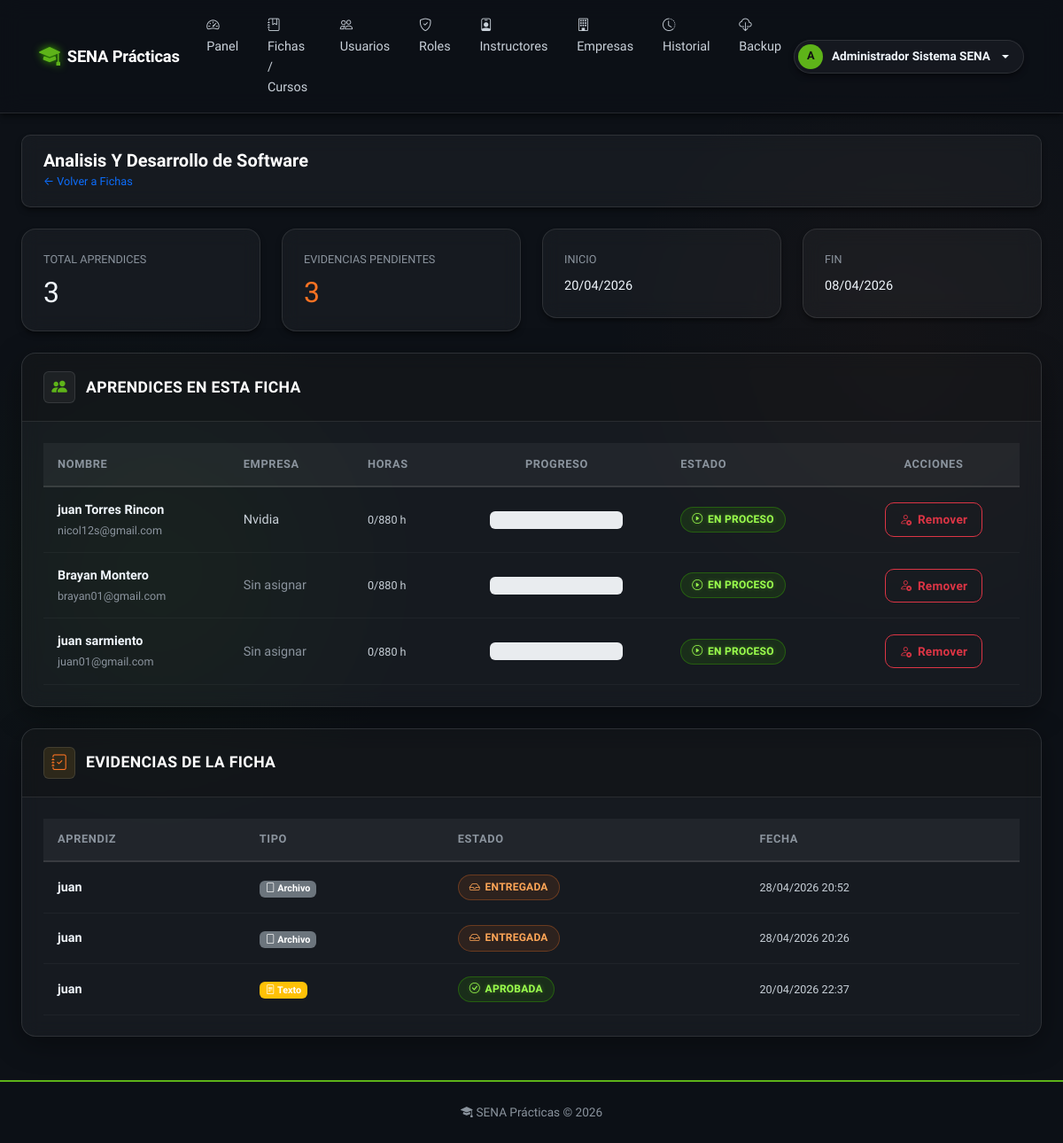
/admin/fichas/1/detalle (signed in), run on an earlier commit of the app's database.
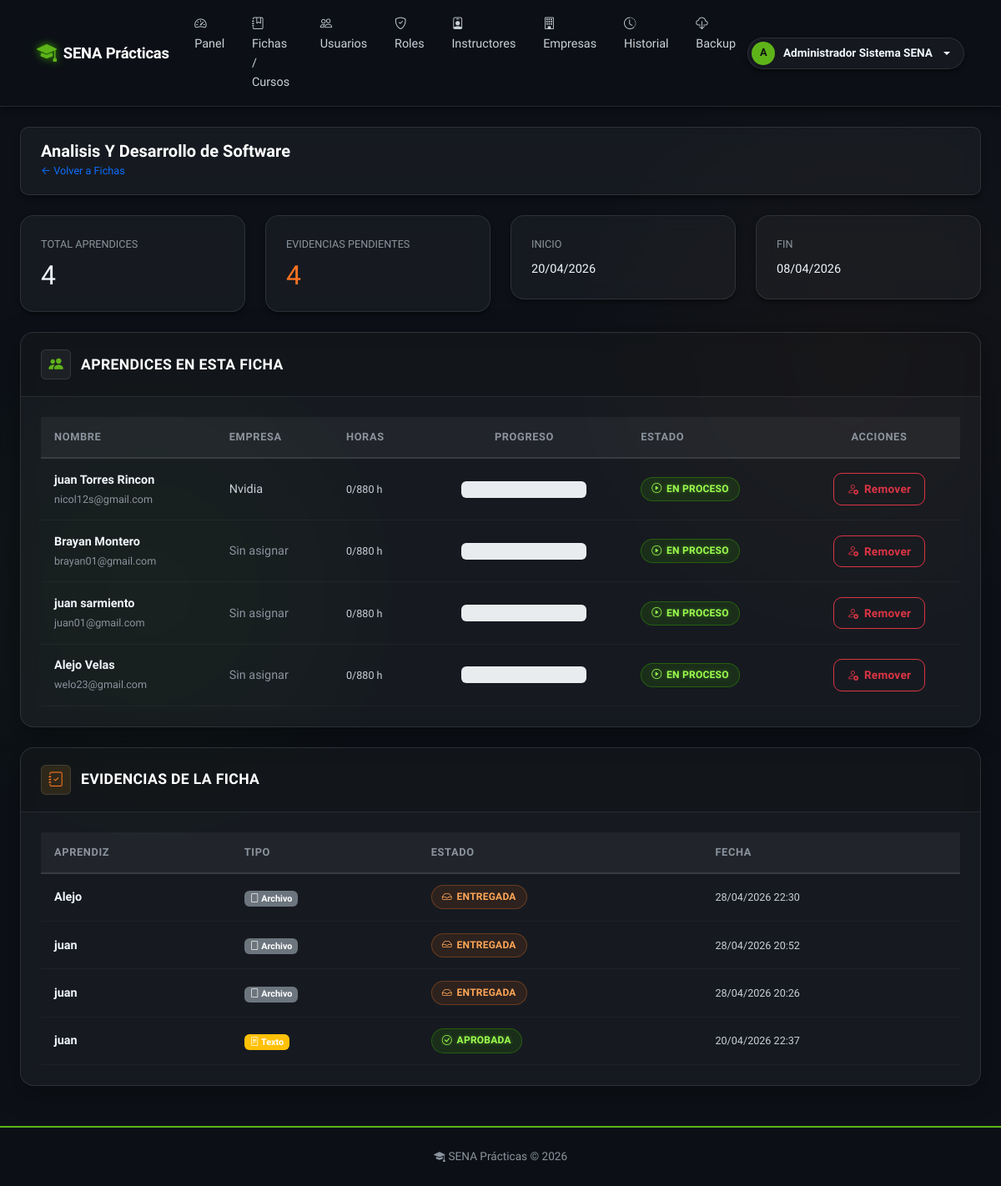
And on a later commit of the database.
### app/models/aprendiz.py (models this page shows)
class Aprendiz(db.Model):
    __tablename__ = 'aprendiz'
    id_aprendiz      = db.Column(db.Integer, primary_key=True)
    id_usuario       = db.Column(db.Integer, db.ForeignKey('usuario.id_usuario'), unique=True, nullable=False)
    id_empresa       = db.Column(db.Integer, db.ForeignKey('empresa.id_empresa'), nullable=True)
    ficha            = db.Column(db.String(30))
    estado_practica  = db.Column(db.String(30), default='En proceso')
    horas_requeridas = db.Column(db.Integer, default=0)
    horas_cumplidas  = db.Column(db.Integer, default=0)
    usuario          = db.relationship('Usuario', back_populates='aprendiz')
    empresa          = db.relationship('Empresa', backref='aprendices')
    cursos           = db.relationship('CursoAprendiz', back_populates='aprendiz')
    evidencias       = db.relationship('Evidencia', back_populates='aprendiz')
    progreso         = db.relationship('ProgresoAprendiz', back_populates='aprendiz')
    backup           = db.relationship('AprendizBackup', back_populates='aprendiz', uselist=False)

### app/models/usuario.py (models this page shows, shortened)
class Usuario(db.Model, UserMixin):
    __tablename__ = 'usuario'
    id_usuario       = db.Column(db.Integer, primary_key=True)
    tipo_documento   = db.Column(db.String(20))
    numero_documento = db.Column(db.String(30))
    nombres          = db.Column(db.String(100), nullable=False)
    apellidos        = db.Column(db.String(100), nullable=False)
    correo           = db.Column(db.String(100), unique=True, nullable=False)
    telefono         = db.Column(db.String(20))
    password_hash    = db.Column(db.String(255), nullable=False)
    estado           = db.Column(db.Boolean, default=True)
    fecha_creacion   = db.Column(db.DateTime, default=lambda: datetime.now(timezone.utc))
    roles            = db.relationship('UsuarioRol', back_populates='usuario')
    instructor       = db.relationship('Instructor', back_populates='usuario', uselist=False)
    aprendiz         = db.relationship('Aprendiz', back_populates='usuario', uselist=False)
    historial        = db.relationship('HistorialCambios', back_populates='usuario')
    notificaciones   = db.relationship('Notificacion', back_populates='usuario')

### app/models/empresa.py (models this page shows)
class Empresa(db.Model):
    __tablename__ = 'empresa'
    id_empresa        = db.Column(db.Integer, primary_key=True)
    nombre            = db.Column(db.String(150), nullable=False)
    nit               = db.Column(db.String(50))
    direccion         = db.Column(db.Text)
    telefono          = db.Column(db.String(20))
    contacto          = db.Column(db.String(100))  # email de contacto
    persona_contacto  = db.Column(db.String(100))  # nombre del encargado
    activa            = db.Column(db.Boolean, default=True)

### app/models/evidencia.py (models this page shows)
class Evidencia(db.Model):
    __tablename__ = 'evidencia'
    id_evidencia   = db.Column(db.Integer, primary_key=True)
    id_aprendiz    = db.Column(db.Integer, db.ForeignKey('aprendiz.id_aprendiz'), nullable=False)
    tipo           = db.Column(db.Enum('archivo', 'enlace', 'texto'), nullable=False)
    contenido      = db.Column(db.Text)
    fecha_entrega  = db.Column(db.DateTime, default=lambda: datetime.now(timezone.utc))
    estado         = db.Column(db.Enum('Entregada', 'Revisada', 'Aprobada', 'No Aprobada'))
    observaciones  = db.Column(db.Text)
    bitacora       = db.Column(db.String(25))
    actas          = db.Column(db.String(25))
    aprendiz       = db.relationship('Aprendiz', back_populates='evidencias')

### app/routes/admin.py (the view)
@bp.route('/fichas/<int:id_curso>/detalle')
@login_required
@role_required('superusuario')
def ficha_detalle(id_curso):
    curso = Curso.query.get_or_404(id_curso)
    aprendices_curso = db.session.query(CursoAprendiz).filter_by(
        id_curso=id_curso).all()
    aprendices_data = []
    for ca in aprendices_curso:
        ap = ca.aprendiz
        pct = 0
        if ap.horas_requeridas:
            pct = round((ap.horas_cumplidas or 0) / ap.horas_requeridas * 100, 1)
        evidencias = Evidencia.query.filter_by(
            id_aprendiz=ap.id_aprendiz).order_by(
            Evidencia.fecha_entrega.desc()).all()
        aprendices_data.append({
            'aprendiz': ap,
            'progreso': pct,
            'horas_cumplidas': ap.horas_cumplidas,
            'horas_requeridas': ap.horas_requeridas,
            'evidencias': evidencias
        })
    return render_template('admin/fichas/detalle.html',
                           curso=curso,
                           aprendices_data=aprendices_data)

### app/utils.py (called while the page is built)
def role_required(*roles):
    def decorator(f):
        @wraps(f)
        def decorated(*args, **kwargs):
            if not current_user.is_authenticated:
                flash('Inicia sesión para continuar.', 'warning')
                return redirect(url_for('auth.login'))
            user_roles = {ur.rol.nombre.lower() for ur in current_user.roles}
            required = {r.lower() for r in roles}
            if not user_roles.intersection(required):
                flash('No tienes permiso para acceder a esa sección.', 'danger')
                return abort(403)
            return f(*args, **kwargs)
        return decorated
    return decorator

### app/templates/admin/fichas/detalle.html (shortened to what the changed rows need)
{% extends 'base.html' %}
{% block content %}
<div class="page-toolbar">
  <div class="d-flex justify-content-between align-items-center">
    <div>
      <h2 class="m-0" style="font-size: 1.25rem; font-weight: 600;">{{ curso.nombre }}</h2>
    </div>
  </div>
</div>
<div class="row g-4 mb-4">
  <div class="col-md-3">
    <div class="lib-card">
      <div class="lib-card-body">
        <div class="text-muted small text-uppercase mb-2">Total Aprendices</div>
        <h3 style="font-size: 2rem; margin: 0;">{{ aprendices_data | length }}</h3>
      </div>
    </div>
  </div>
  <div class="col-md-3">
    <div class="lib-card">
      <div class="lib-card-body">
        <div class="text-muted small text-uppercase mb-2">Evidencias Pendientes</div>
        <h3 style="font-size: 2rem; margin: 0; color: var(--accent-amber);">
          {% set total_ev = namespace(count=0) %}
          {% for item in aprendices_data %}
            {% set total_ev.count = total_ev.count + item.evidencias|length %}
          {% endfor %}
          {{ total_ev.count }}
        </h3>
      </div>
    </div>
  </div>
</div>
<div class="biblioteca-shell mb-4">
  <div class="biblioteca-shell-body">
    {% if aprendices_data %}
    <div class="table-responsive">
      <table class="table table-hover mb-0">
        <thead class="table-light">
          <tr>
            <th>Nombre</th>
            <th>Empresa</th>
            <th>Horas</th>
            <th class="text-center">Progreso</th>
            <th>Estado</th>
            <th class="text-center">Acciones</th>
          </tr>
        </thead>
        <tbody>
          {% for item in aprendices_data %}
          <tr>
            <td>
              <strong>{{ item.aprendiz.usuario.nombres }} {{ item.aprendiz.usuario.apellidos }}</strong>
              <br><small class="text-muted">{{ item.aprendiz.usuario.correo }}</small>
            </td>
            <td>
              {% if item.aprendiz.empresa %}
                {{ item.aprendiz.empresa.nombre }}
              {% else %}
                <span class="text-muted">Sin asignar</span>
              {% endif %}
            </td>
            <td>
              <small>{{ item.horas_cumplidas or 0 }}/{{ item.horas_requeridas or 0 }} h</small>
            </td>
            <td class="text-center">
              <div style="width: 150px; margin: 0 auto;">
                <div class="progress" style="height: 20px;">
                </div>
              </div>
            </td>
            <td>
              {% if item.aprendiz.estado_practica == 'En proceso' %}
                <span class="badge-lib badge-green"><i class="bi bi-play-circle"></i> En proceso</span>
              {% elif item.aprendiz.estado_practica == 'Completado' %}
                <span class="badge-lib badge-blue"><i class="bi bi-check-circle"></i> Completado</span>
              {% else %}
                <span class="badge-lib badge-amber"><i class="bi bi-question-circle"></i> {{ item.aprendiz.estado_practica }}</span>
              {% endif %}
            </td>
            <td class="text-center">
              <form action="{{ url_for('admin.remover_aprendiz_ficha', id_curso=curso.id_curso, id_aprendiz=item.aprendiz.id_aprendiz) }}" method="POST" style="display:inline;" onsubmit="return confirm('¿Seguro que deseas remover a este aprendiz de la ficha?');">
                <button type="submit" class="btn btn-sm btn-outline-danger" title="Remover de la Ficha">
                  <i class="bi bi-person-x"></i> Remover
                </button>
              </form>
            </td>
          </tr>
          {% endfor %}
        </tbody>
      </table>
    </div>
    {% else %}
    <div class="text-center py-4">
      <p class="text-muted mb-0">No hay aprendices en esta ficha</p>
    </div>
    {% endif %}
  </div>
</div>
<div class="biblioteca-shell">
  <div class="biblioteca-shell-body">
    {% set todas_evidencias = [] %}
    {% for item in aprendices_data %}
      {% for ev in item.evidencias %}
        {% set _ = todas_evidencias.append((ev, item.aprendiz)) %}
      {% endfor %}
    {% endfor %}
    {% if todas_evidencias %}
    <div class="table-responsive">
      <table class="table table-hover mb-0">
        <thead class="table-light">
          <tr>
            <th>Aprendiz</th>
            <th>Tipo</th>
            <th>Estado</th>
            <th>Fecha</th>
          </tr>
        </thead>
        <tbody>
          {% for ev, aprendiz in todas_evidencias | sort(attribute='0.fecha_entrega', reverse=True) %}
          <tr>
            <td>
              <strong>{{ aprendiz.usuario.nombres }}</strong>
            </td>
            <td>
              {% if 'uploads/' in ev.contenido %}
                <span class="badge bg-secondary"><i class="bi bi-file"></i> Archivo</span>
              {% elif ev.contenido.startswith('http') %}
                <span class="badge bg-info"><i class="bi bi-link-45deg"></i> Enlace</span>
              {% else %}
                <span class="badge bg-warning"><i class="bi bi-file-text"></i> Texto</span>
              {% endif %}
            </td>
            <td>
              {% if ev.estado == 'Entregada' %}
                <span class="badge-lib badge-amber"><i class="bi bi-inbox"></i> Entregada</span>
              {% elif ev.estado == 'Aprobada' %}
                <span class="badge-lib badge-green"><i class="bi bi-check-circle"></i> Aprobada</span>
              {% elif ev.estado == 'No Aprobada' %}
                <span class="badge-lib badge-red"><i class="bi bi-x-circle"></i> No Aprobada</span>
              {% else %}
                <span class="badge-lib badge-blue"><i class="bi bi-eye"></i> Revisada</span>
              {% endif %}
            </td>
            <td>
              <small>{{ ev.fecha_entrega.strftime('%d/%m/%Y %H:%M') }}</small>
            </td>
          </tr>
          {% endfor %}
        </tbody>
      </table>
    </div>
    {% else %}
    <div class="text-center py-4">
      <p class="text-muted mb-0">No hay evidencias en esta ficha todavía.</p>
    </div>
    {% endif %}
  </div>
</div>
{% endblock %}

What changed in the data, as far as the page shows it:
added Aprendiz: aprendiz.usuario.nombres "Alejo", aprendiz.usuario.apellidos "Velas", aprendiz.usuario.correo "welo23@gmail.com", shows "Sin asignar", horas_cumplidas "0", horas_requeridas "880", estado_practica "En proceso" (drawn)
added Evidencia: usuario.nombres "Alejo", shows "Archivo", estado "Entregada" (drawn), fecha_entrega "28/04/2026 22:30"
Also different on the page:
{{ aprendices_data | length }}: "3" → "4"
{{ total_ev.count }}: "3" → "4"
